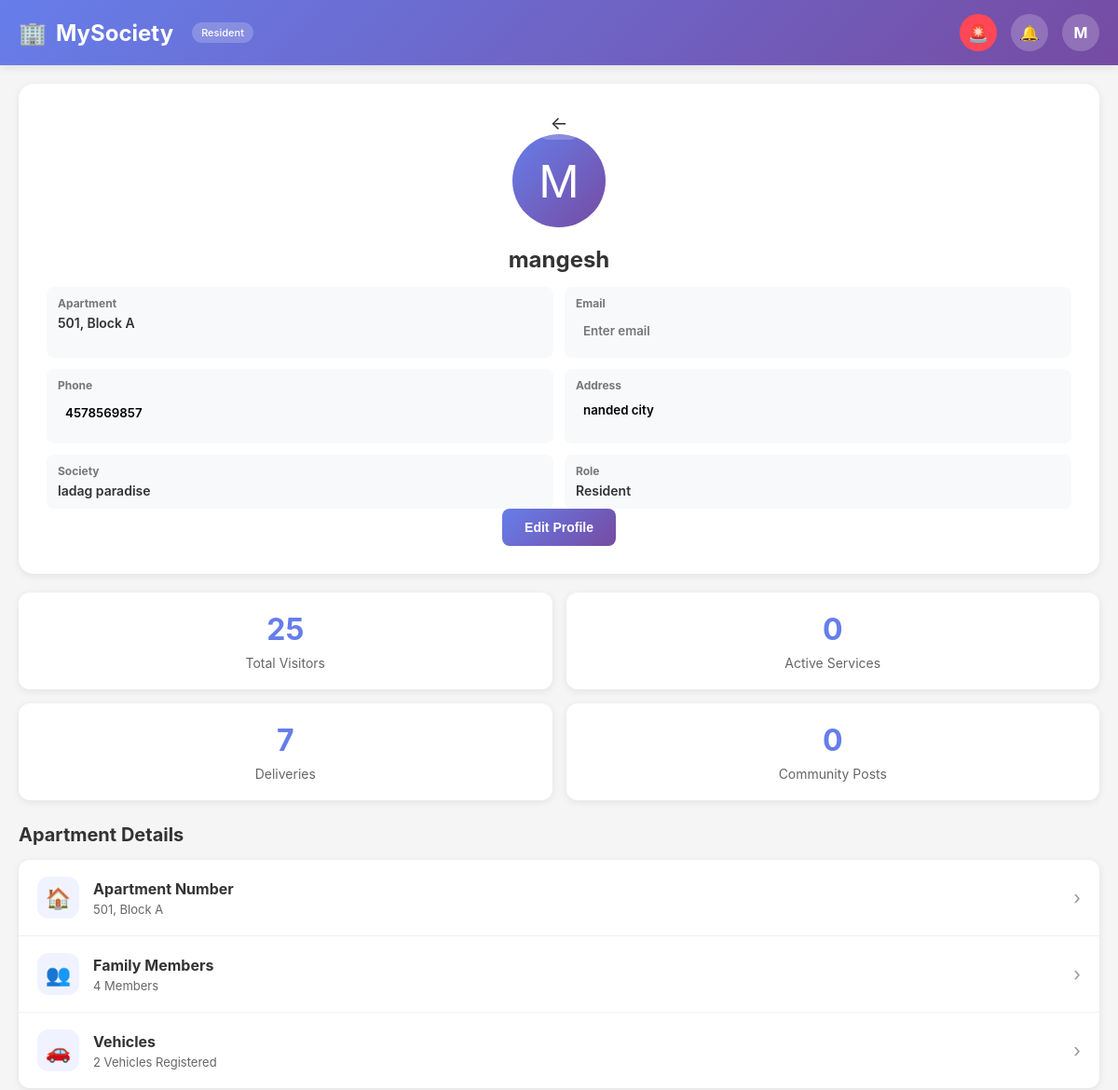
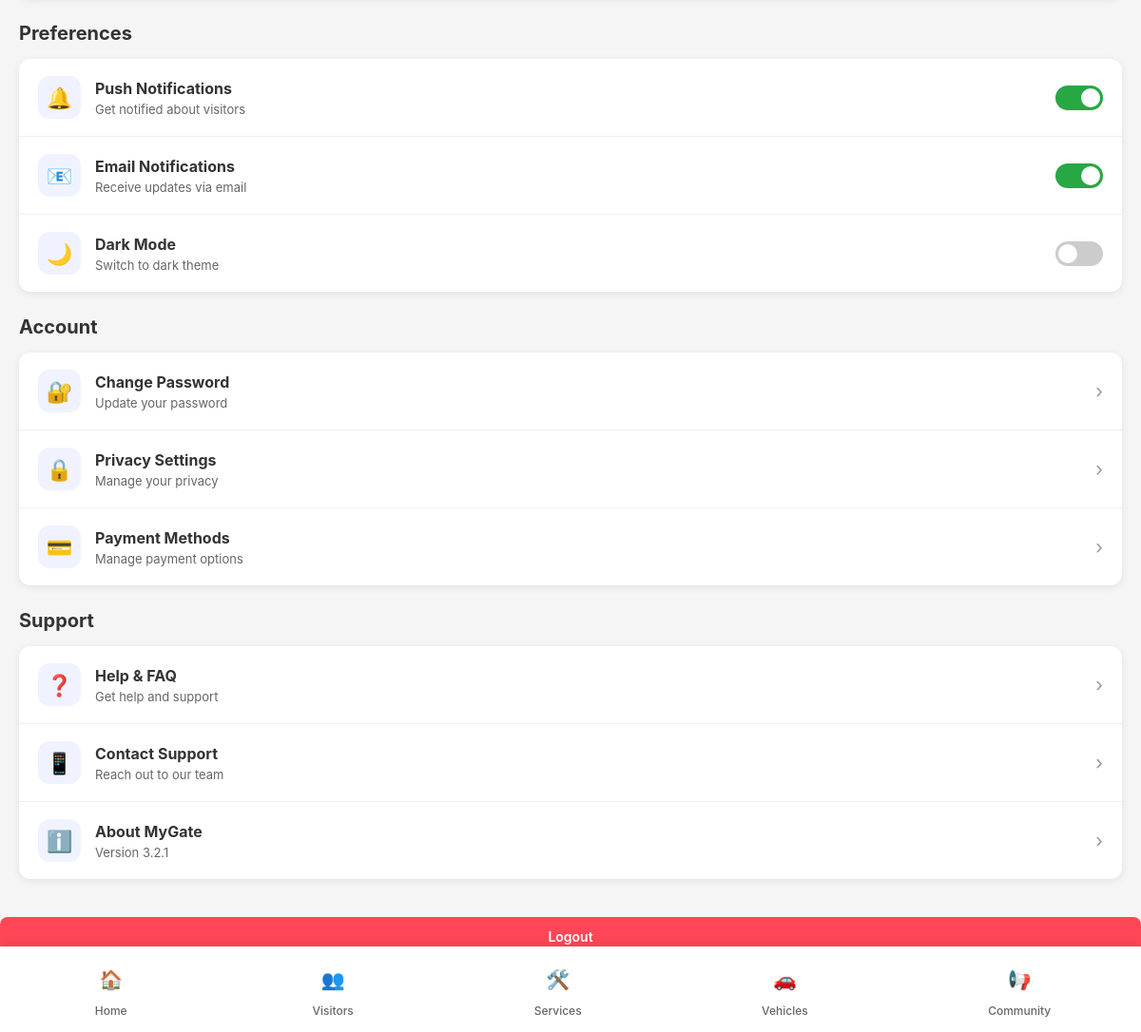
Screenshot of /profile/ (signed in) with the database file from the repository (2 pictures, top to bottom).
### core/models.py (models this page shows, shortened)
class UserProfile(models.Model):
    ROLE_CHOICES = (
        ('resident', 'Resident'),
        ('guard', 'Guard'),
        ('guard_admin', 'Guard Admin'),
        ('society_admin', 'Society Admin'),
        ('admin', 'Super Admin'),
        ('service_provider', 'Service Provider'),
    )
    STATUS_CHOICES = (
        ('pending', 'Pending'),
        ('approved', 'Approved'),
        ('rejected', 'Rejected'),
    )
    user = models.OneToOneField(User, on_delete=models.CASCADE)
    role = models.CharField(
        max_length=20,
        choices=ROLE_CHOICES
    )
    society = models.ForeignKey(
        Society,
        on_delete=models.SET_NULL,
        null=True,
        blank=True
    )
    apartment = models.ForeignKey(
        Apartment,
        on_delete=models.SET_NULL,
        null=True,
        blank=True
    )
    phone = models.CharField(max_length=15)
    address = models.TextField(blank=True)
    status = models.CharField(
        max_length=20,
        choices=STATUS_CHOICES,
        default='pending'
    )
    class Meta:
        indexes = [
            models.Index(fields=["role", "status"]),
        ]

class Apartment(models.Model):
    society = models.ForeignKey(
        Society,
        on_delete=models.CASCADE,
        related_name="apartments"
    )
    block = models.CharField(max_length=20)
    flat_number = models.CharField(max_length=20)

class Society(models.Model):
    name = models.CharField(max_length=150)
    address = models.TextField()
    city = models.CharField(max_length=100)
    state = models.CharField(max_length=100)
    society_code = models.CharField(
        max_length=10,
        unique=True,
        editable=False
    )
    created_by = models.ForeignKey(
        User,
        on_delete=models.CASCADE,
        related_name="created_societies"
    )
    is_active = models.BooleanField(default=True)
    created_at = models.DateTimeField(auto_now_add=True)

### core/views.py (the view)
# urls.py: path('profile/', views.profile, name='profile'),
@login_required(login_url='login')
def profile(request):
    profile = UserProfile.objects.select_related(
        'apartment', 'apartment__society'
    ).get(user=request.user)
    visitors_count = Visitor.objects.count()
    active_services_count = DailyHelp.objects.filter(
        user=request.user,
        active=True
    ).count()
    deliveries_count = Delivery.objects.count()
    posts_count = Post.objects.filter(
        user=request.user
    ).count() if 'Post' in globals() else 0
    pending_visitors_count = Visitor.objects.filter(
        status='pending'
    ).count()
    if request.method == "POST":
        profile_form = ProfileEditForm(
            request.POST, instance=profile
        )
        user_form = UserEmailForm(
            request.POST, instance=request.user
        )
        if profile_form.is_valid() and user_form.is_valid():
            profile_form.save()
            user_form.save()
            return redirect("profile")
    else:
        profile_form = ProfileEditForm(instance=profile)
        user_form = UserEmailForm(instance=request.user)
    context = {
        "profile": profile,
        "profile_form": profile_form,
        "user_form": user_form,
        "visitors_count": visitors_count,
        "active_services_count": active_services_count,
        "deliveries_count": deliveries_count,
        "posts_count": posts_count,
        "pending_visitors_count": pending_visitors_count,
    }
    return render(request, "profile.html", context)

### core/forms.py
class ProfileEditForm(forms.ModelForm):
    class Meta:
        model = UserProfile
        fields = ["phone", "address"]
        widgets = {
            "address": forms.Textarea(attrs={
                "rows": 2,
                "readonly": "readonly",
                "style": "resize:none;"
            })
        }

class UserEmailForm(forms.ModelForm):
    class Meta:
        model = User
        fields = ["email"]
        widgets = {
            "email": forms.EmailInput(attrs={
                "class": "form-input",
                "placeholder": "Enter email",
                "readonly": "readonly"
            })
        }

### core/context_processors.py (called while the page is built, shortened)
def base_context(request):
    if not request.user.is_authenticated:
        return {}
    profile = getattr(request.user, "userprofile", None)
    return {
        "current_user": request.user,
        "current_role": profile.role if profile else None,
        "notification_count": Notification.objects.filter(
            user=request.user,
            is_read=False
        ).count(),
    }

def global_context(request):
    if not request.user.is_authenticated:
        return {
            "notification_count": 0,
            "current_user": None,
            "current_role": None,
        }
    user = request.user
    profile = getattr(user, "userprofile", None)
    unread_chat = ChatMessage.objects.filter(
        receiver=user,
        is_read=False
    ).count()
    unread_notifications = Notification.objects.filter(
        user=user,
        is_read=False
    ).count()
    return {
        "current_user": user,
        "current_role": profile.role if profile else None,
        "notification_count": unread_chat + unread_notifications,
    }

def guard_notification_count(request):
    return {"guard_notification_count": 0}

def notification_count(request):
    if not request.user.is_authenticated:
        return {'notification_count': 0}
    try:
        unread_chat = ChatMessage.objects.filter(
            receiver=request.user,
            is_read=False
        ).count()
        unread_notif = Notification.objects.filter(
            user=request.user,
            is_read=False
        ).count()
        total = unread_chat + unread_notif
    except Exception:
        total = 0
    return {'notification_count': total}

### templates/profile.html (shortened to what this page needs)
{% extends "base.html" %}
{% block content %}
<div class="profile-header">
    <span
        onclick="window.history.back()"
        style="
            font-size:20px;
            cursor:pointer;
            padding:6px 10px;
            border-radius:8px;
            background: rgba(255,255,255,0.2);
        "
        title="Back"
    >
        ←
    </span>
    <div class="profile-avatar">
        {{ request.user.username|slice:":1"|upper }}
    </div>
    <h2>{{ request.user.get_full_name|default:request.user.username }}</h2>
    <form method="post" id="profileForm">
    <div class="profile-info-grid">
        <div class="info-item">
            <strong>Apartment</strong>
            <span>
                {{ profile.apartment.flat_number }},
                Block {{ profile.apartment.block }}
            </span>
        </div>
        <div class="info-item">
            <strong>Email</strong>
            {{ user_form.email }}
        </div>
        <div class="info-item">
            <strong>Phone</strong>
            {{ profile_form.phone }}
        </div>
        <div class="info-item">
            <strong>Address</strong>
            {{ profile_form.address }}
        </div>
        <div class="info-item">
            <strong>Society</strong>
            <span>{{ profile.apartment.society.name }}</span>
        </div>
        <div class="info-item">
            <strong>Role</strong>
            <span>{{ profile.role|title }}</span>
        </div>
    </div>
    <button class="btn btn-primary" onclick="enableEdit()" type="button">
        Edit Profile
    </button>
    </form>
</div>
<div class="stats-grid">
    <div class="stat-card">
        <div class="stat-value">{{ visitors_count }}</div>
        <div class="stat-label">Total Visitors</div>
    </div>
    <div class="stat-card">
        <div class="stat-value">{{ active_services_count }}</div>
        <div class="stat-label">Active Services</div>
    </div>
    <div class="stat-card">
        <div class="stat-value">{{ deliveries_count }}</div>
        <div class="stat-label">Deliveries</div>
    </div>
    <div class="stat-card">
        <div class="stat-value">{{ posts_count }}</div>
        <div class="stat-label">Community Posts</div>
    </div>
</div>
        <div class="section-title">Apartment Details</div>
        <div class="settings-card">
            <div class="setting-item">
                <div class="setting-left">
                    <div class="setting-icon">🏠</div>
                    <div class="setting-info">
                        <h4>Apartment Number</h4>
                        <p>
                            {{ request.user.userprofile.apartment.flat_number }},
                            Block {{ request.user.userprofile.apartment.block }}
                        </p>
                    </div>
                </div>
                <div class="setting-right">›</div>
            </div>
            <div class="setting-item">
                <div class="setting-left">
                    <div class="setting-icon">👥</div>
                    <div class="setting-info">
                        <h4>Family Members</h4>
                        <p>4 Members</p>
                    </div>
                </div>
                <div class="setting-right">›</div>
            </div>
            <div class="setting-item">
                <div class="setting-left">
                    <div class="setting-icon">🚗</div>
                    <div class="setting-info">
                        <h4>Vehicles</h4>
                        <p>2 Vehicles Registered</p>
                    </div>
                </div>
                <div class="setting-right">›</div>
            </div>
        </div>
        <div class="section-title">Preferences</div>
        <div class="settings-card">
            <div class="setting-item">
                <div class="setting-left">
                    <div class="setting-icon">🔔</div>
                    <div class="setting-info">
                        <h4>Push Notifications</h4>
                        <p>Get notified about visitors</p>
                    </div>
                </div>
                <div class="toggle-switch active" onclick="toggleSwitch(this)">
                    <div class="toggle-slider"></div>
                </div>
            </div>
            <div class="setting-item">
                <div class="setting-left">
                    <div class="setting-icon">📧</div>
                    <div class="setting-info">
                        <h4>Email Notifications</h4>
                        <p>Receive updates via email</p>
                    </div>
                </div>
                <div class="toggle-switch active" onclick="toggleSwitch(this)">
                    <div class="toggle-slider"></div>
                </div>
            </div>
            <div class="setting-item">
                <div class="setting-left">
                    <div class="setting-icon">🌙</div>
                    <div class="setting-info">
                        <h4>Dark Mode</h4>
                        <p>Switch to dark theme</p>
                    </div>
                </div>
                <div class="toggle-switch" onclick="toggleSwitch(this)">
                    <div class="toggle-slider"></div>
                </div>
            </div>
        </div>
        <div class="section-title">Account</div>
        <div class="settings-card">
            <div class="setting-item">
                <div class="setting-left">
                    <div class="setting-icon">🔐</div>
                    <div class="setting-info">
                        <h4>Change Password</h4>
                        <p>Update your password</p>
                    </div>
                </div>
                <div class="setting-right">›</div>
            </div>
            <div class="setting-item">
                <div class="setting-left">
                    <div class="setting-icon">🔒</div>
                    <div class="setting-info">
                        <h4>Privacy Settings</h4>
                        <p>Manage your privacy</p>
                    </div>
                </div>
                <div class="setting-right">›</div>
            </div>
            <div class="setting-item">
                <div class="setting-left">
                    <div class="setting-icon">💳</div>
                    <div class="setting-info">
                        <h4>Payment Methods</h4>
                        <p>Manage payment options</p>
                    </div>
                </div>
                <div class="setting-right">›</div>
            </div>
        </div>
        <div class="section-title">Support</div>
        <div class="settings-card">
            <div class="setting-item">
                <div class="setting-left">
                    <div class="setting-icon">❓</div>
                    <div class="setting-info">
                        <h4>Help & FAQ</h4>
                        <p>Get help and support</p>
                    </div>
                </div>
                <div class="setting-right">›</div>
            </div>
            <div class="setting-item">
                <div class="setting-left">
                    <div class="setting-icon">📱</div>
                    <div class="setting-info">
                        <h4>Contact Support</h4>
                        <p>Reach out to our team</p>
                    </div>
                </div>
                <div class="setting-right">›</div>
            </div>
            <div class="setting-item">
                <div class="setting-left">
                    <div class="setting-icon">ℹ️</div>
                    <div class="setting-info">
                        <h4>About MyGate</h4>
                        <p>Version 3.2.1</p>
                    </div>
                </div>
                <div class="setting-right">›</div>
            </div>
        </div>
    </main>
<a href="{% url 'logout' %}" class="btn btn-danger" style="width:100%;margin-top:20px">
    Logout
</a>
{% endblock %}

### templates/base.html (shortened to what this page needs)
<!DOCTYPE html>
<html lang="en">
<head>
</head>
<body>
    <header class="header">
        <div class="header-content">
            <div class="logo">
                <span>{% block logo_icon %}🏢{% endblock %}</span>
                <span>MySociety</span>
                {% if current_role %}
                <span class="role-badge">{{ current_role|title }}</span>
                {% endif %}
            </div>
            <div class="header-actions">
                <div class="sos-icon" title="SOS / Panic Alert" onclick="sendSOS()">🚨</div>
                <a href="{% url 'resident_notifications' %}" class="notification-icon">
                    <span>🔔</span>
                </a>
                <a href="{% url 'profile' %}" class="profile-icon" title="My Profile">
                    {{ current_user.username|slice:":1"|upper }}
                </a>
            </div>
        </div>
    </header>
    <main class="main-content">
        {% block content %}{% endblock %}
    <nav class="bottom-nav">
        {% if current_role == "resident" %}
            <a href="{% url 'resident_dashboard' %}"
               class="nav-item {% block nav_home %}{% endblock %}">
                <div class="nav-icon">🏠</div>
                <span>Home</span>
            </a>
            <a href="{% url 'resident_visitors' %}"
               class="nav-item {% block nav_visitors %}{% endblock %}">
                <div class="nav-icon">👥</div>
                <span>Visitors</span>
            </a>
            <a href="{% url 'resident_services' %}"
               class="nav-item {% block nav_services %}{% endblock %}">
                <div class="nav-icon">🛠️</div>
                <span>Services</span>
            </a>
            <a href="{% url 'resident_vehicles' %}"
               class="nav-item {% block nav_vehicles %}{% endblock %}">
                <div class="nav-icon">🚗</div>
                <span>Vehicles</span>
            </a>
            <a href="{% url 'resident_notices' %}"
               class="nav-item {% block nav_community %}{% endblock %}">
                <div class="nav-icon">📢</div>
                <span>Community</span>
            </a>
        {% elif current_role == "guard" %}
            <a href="{% url 'guard_dashboard' %}"
               class="nav-item {% block nav_guard_gate %}{% endblock %}">
                <div class="nav-icon">🛡️</div>
                <span>Gate</span>
            </a>
        {% endif %}
    </nav>
</body>
</html>

### rows the page displays
UserProfile: role "Resident", apartment.flat_number "501", apartment.block "A", phone "4578569857", address "nanded city", apartment.society.name "ladag paradise"

### other values shown
{{ current_user.username|slice:":1"|upper }} "M"
{{ request.user.username|slice:":1"|upper }} "M"
{{ request.user.get_full_name|default:request.user.username }} "mangesh"
{{ visitors_count }} "25"
{{ active_services_count }} "0"
{{ deliveries_count }} "7"
{{ posts_count }} "0"
{{ request.user.userprofile.apartment.flat_number }} "501"
{{ request.user.userprofile.apartment.block }} "A"
